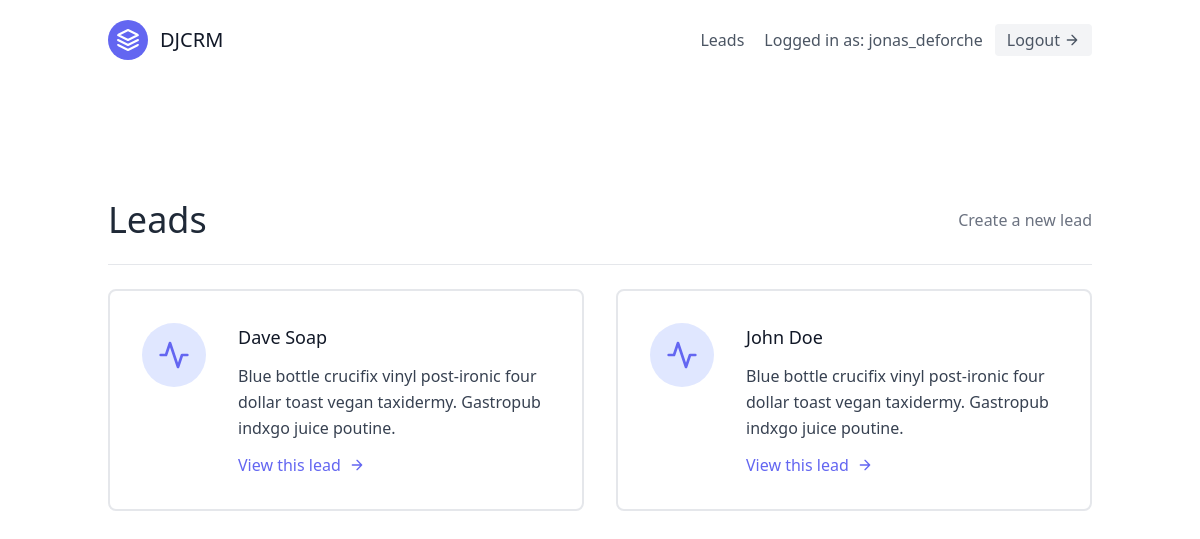
Before: /leads/ (signed in) with the older database file.
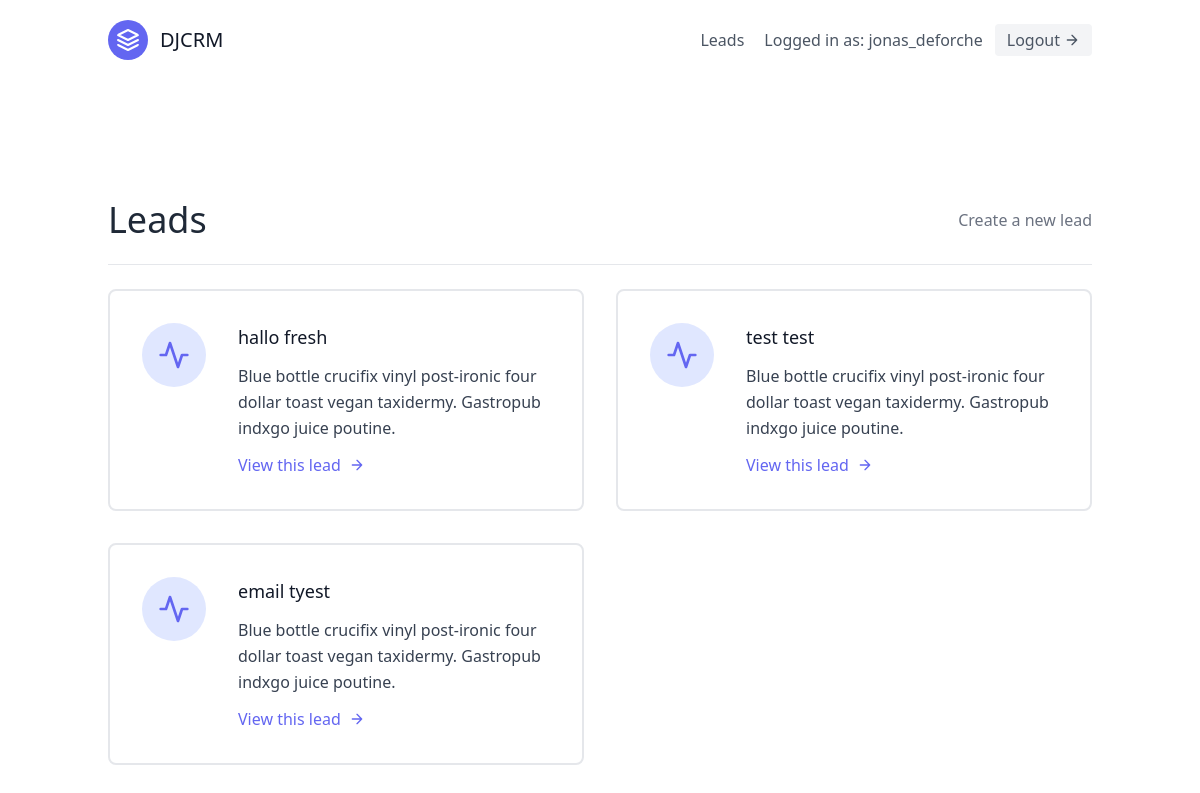
After: the same page with the newer database file.
### leads/models.py (models this page shows, shortened)
class User(AbstractUser):
    pass

class Lead(models.Model):
    first_name = models.CharField(max_length=20)
    last_name = models.CharField(max_length=20)
    age = models.IntegerField(default=0)
    agent = models.ForeignKey("Agent", on_delete=models.CASCADE)

### leads/views.py (the view)
# urls.py: path('', LeadListView.as_view(), name='lead-list'),
class LeadListView(LoginRequiredMixin, generic.ListView):
    template_name = "leads/lead_list.html"
    queryset = Lead.objects.all()
    context_object_name = "leads"

### leads/templates/leads/lead_list.html
{% extends "base.html" %}
{% block content %}
<section class="text-gray-700 body-font">
    <div class="container px-5 py-24 mx-auto flex flex-wrap">
        <div class="w-full mb-6 py-6 flex justify-between items-center border-b border-gray-200">
            <div>
                <h1 class="text-4xl text-gray-800">Leads</h1>
            </div>
            <div>
                <a class="text-gray-500 hover:text-blue-500" href="{% url 'leads:lead-create' %}">Create a new lead</a>
            </div>
        </div>
        <div class="flex flex-wrap -m-4">
            {% for lead in leads %}
            <div class="p-4 lg:w-1/2 md:w-full">
                <div class="flex border-2 rounded-lg border-gray-200 p-8 sm:flex-row flex-col">
                    <div class="w-16 h-16 sm:mr-8 sm:mb-0 mb-4 inline-flex items-center justify-center rounded-full bg-indigo-100 text-indigo-500 flex-shrink-0">
                        <svg fill="none" stroke="currentColor" stroke-linecap="round" stroke-linejoin="round" stroke-width="2" class="w-8 h-8" viewBox="0 0 24 24">
                            <path d="M22 12h-4l-3 9L9 3l-3 9H2"></path>
                        </svg>
                    </div>
                    <div class="flex-grow">
                        <h2 class="text-gray-900 text-lg title-font font-medium mb-3">
                            {{ lead.first_name }} {{ lead.last_name }}
                        </h2>
                        <p class="leading-relaxed text-base">
                            Blue bottle crucifix vinyl post-ironic four dollar toast vegan taxidermy. Gastropub indxgo juice poutine.
                        </p>
                        <a href="{% url 'leads:lead-detail' lead.pk %}" class="mt-3 text-indigo-500 inline-flex items-center">
                            View this lead
                            <svg fill="none" stroke="currentColor" stroke-linecap="round" stroke-linejoin="round" stroke-width="2" class="w-4 h-4 ml-2" viewBox="0 0 24 24">
                                <path d="M5 12h14M12 5l7 7-7 7"></path>
                            </svg>
                        </a>
                    </div>
                </div>
            </div>
            {% endfor %}
        </div>
    </div>
  </section>
{% endblock content %}

### templates/base.html (shortened to what this page needs)
{% load static %}
<!DOCTYPE html>
<html lang="en">
<head>
    <link rel="stylesheet" href="{% static 'css/style.css' %}"/>
    <script src="https://cdn.tailwindcss.com"></script>
</head>
<body>
<div class="max-w-7xl mx-auto">
    {% include 'navbar.html' %}
    {% block content %}
    {% endblock content %}
</div>
</body>
</html>

### templates/navbar.html (shortened to what this page needs)
<header class="text-gray-600 body-font">
    <div class="container mx-auto flex flex-wrap p-5 flex-col md:flex-row items-center">
        <a class="flex title-font font-medium items-center text-gray-900 mb-4 md:mb-0">
            <svg xmlns="http://www.w3.org/2000/svg" fill="none" stroke="currentColor" stroke-linecap="round"
                 stroke-linejoin="round" stroke-width="2" class="w-10 h-10 text-white p-2 bg-indigo-500 rounded-full"
                 viewBox="0 0 24 24">
                <path d="M12 2L2 7l10 5 10-5-10-5zM2 17l10 5 10-5M2 12l10 5 10-5"></path>
            </svg>
            <span class="ml-3 text-xl">DJCRM</span>
        </a>
        <nav class="md:ml-auto flex flex-wrap items-center text-base justify-center">
            <a href="{% url 'leads:lead-list' %}" class="mr-5 hover:text-gray-900">Leads</a>
        </nav>
        {% if request.user.is_authenticated %}
            Logged in as: {{ request.user.username }}
            <a href="{% url 'logout' %}"
               class="ml-3 inline-flex items-center bg-gray-100 border-0 py-1 px-3 focus:outline-none hover:bg-gray-200 rounded text-base mt-4 md:mt-0">Logout
                <svg fill="none" stroke="currentColor" stroke-linecap="round" stroke-linejoin="round" stroke-width="2"
                     class="w-4 h-4 ml-1" viewBox="0 0 24 24">
                    <path d="M5 12h14M12 5l7 7-7 7"></path>
                </svg>
            </a>
        {% endif %}
    </div>
</header>

### templates/script.html (shortened to what this page needs)
{% load static  %}

Changed rows visible on the page:
removed Lead: first_name "Dave", last_name "Soap"
removed Lead: first_name "John", last_name "Doe"
added Lead: first_name "hallo", last_name "fresh"
added Lead: first_name "test", last_name "test"
added Lead: first_name "email", last_name "tyest"
